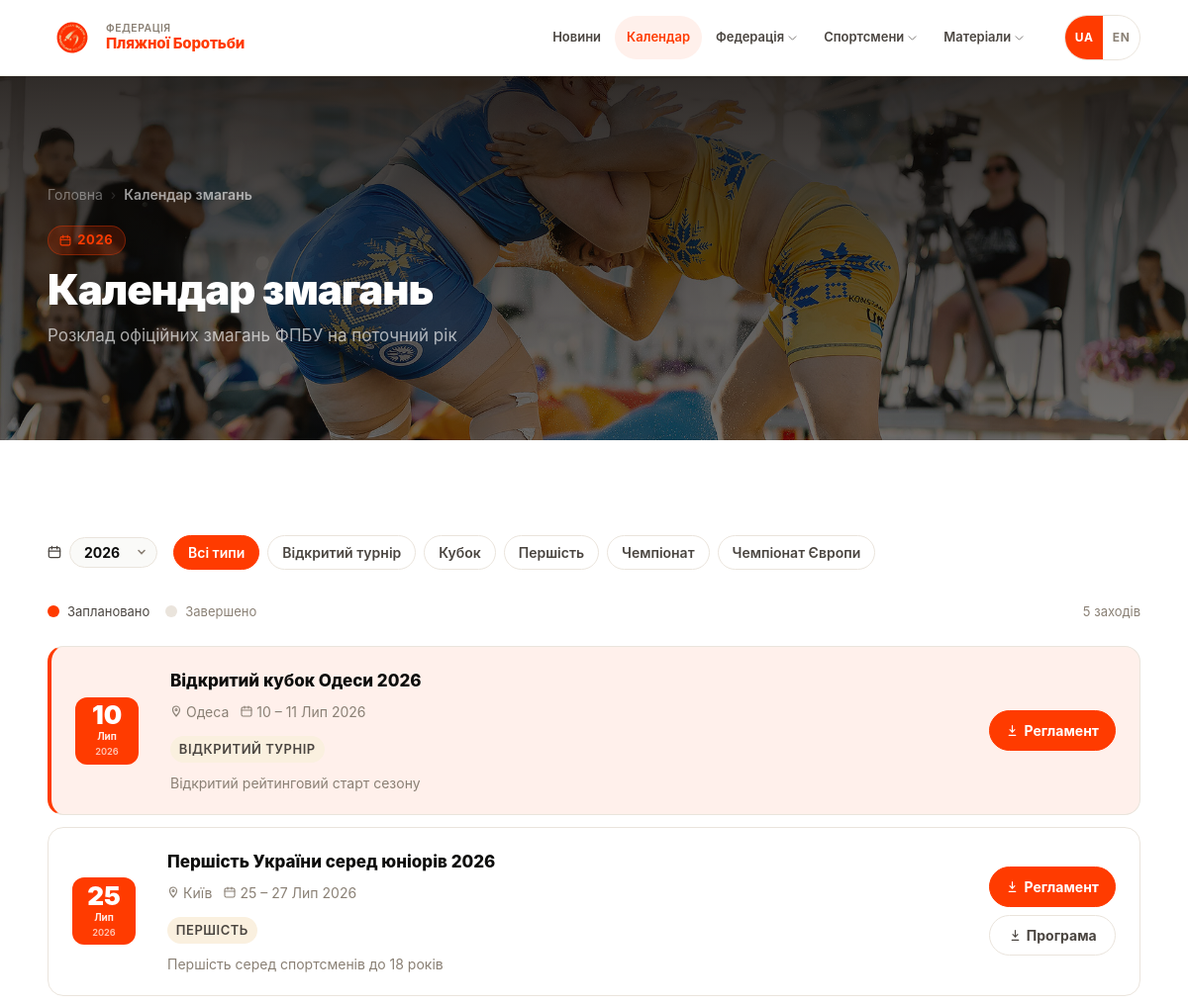
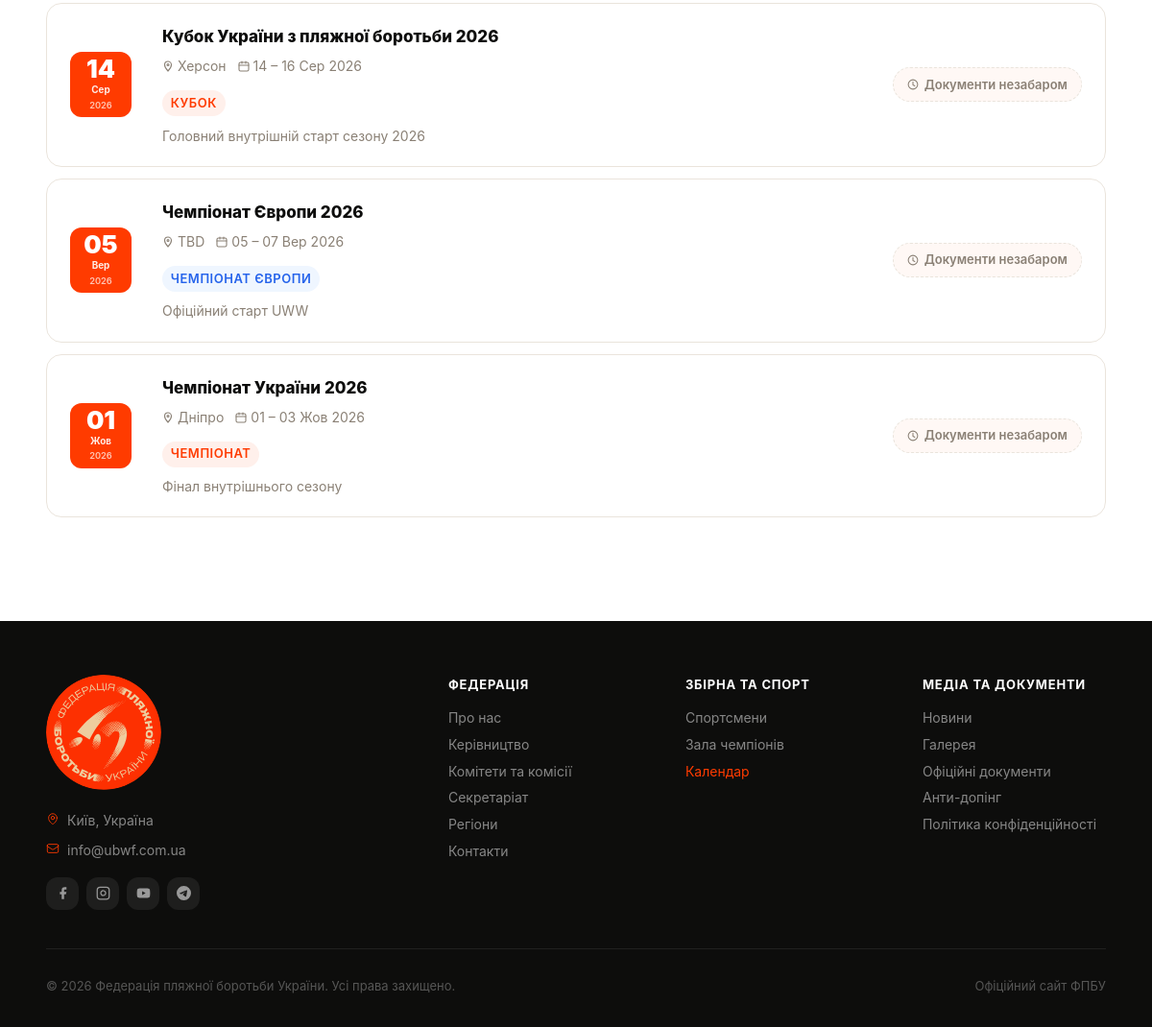
/calendar, run on the app's committed database (2 pictures, top to bottom).
### tables this page shows
CREATE TABLE events (
        id INTEGER PRIMARY KEY AUTOINCREMENT,
        title TEXT NOT NULL,
        location TEXT,
        start_date TEXT NOT NULL,
        end_date TEXT,
        category TEXT DEFAULT 'Змагання',
        status TEXT DEFAULT 'upcoming',
        description TEXT
    , title_en TEXT, description_en TEXT, year INTEGER, pdf_regulations TEXT, pdf_program TEXT, pdf_protocols TEXT, location_en TEXT, category_en TEXT);

### app.py (the view)
@pub.route('/calendar')
def calendar():
    years = db.get_calendar_years()
    if not years:
        years = list(range(datetime.today().year, 2016, -1))
    sel_year     = request.args.get('year', years[0] if years else datetime.today().year, type=int)
    sel_category = request.args.get('category', '')
    page         = request.args.get('page', 1, type=int)
    per_page     = 10
    all_events   = db.get_events_by_year(sel_year)
    categories   = sorted({ev['category'] for ev in all_events if ev['category']})
    categories_en = {}
    for ev in all_events:
        cat = ev['category']
        if cat and cat not in categories_en:
            en = (ev['category_en'] or '').strip()
            if not en or en == cat:
                en = CAT_EN.get(cat, cat)
            categories_en[cat] = en
    events, total = db.get_events_by_year_paginated(sel_year, page=page, per_page=per_page, category=sel_category or None)
    total_pages  = math.ceil(total / per_page) if total else 1
    extra_docs   = db.get_extra_docs_for_events([ev['id'] for ev in events])
    return render_template('calendar.html', events=events, years=years, selected_year=sel_year,
                           categories=categories, categories_en=categories_en,
                           sel_category=sel_category,
                           page=page, total_pages=total_pages, total=total,
                           extra_docs=extra_docs,
                           now_date=datetime.today().strftime('%Y-%m-%d'))

### app.py (called while the page is built)
@pub.url_value_preprocessor
def _pull_lang(endpoint, values):
    lang = values.pop('lang', 'uk')
    if lang not in SUPPORTED_LANGS:
        abort(404)
    g.lang = lang
    g.t    = make_t(lang)

@app.before_request
def set_language():
    if request.path == '/' and request.cookies.get('lang') == 'en':
        return redirect('/en/', 302)
    if not getattr(g, 'lang', None):
        lang = request.cookies.get('lang', 'uk')
        g.lang = lang if lang in SUPPORTED_LANGS else 'uk'
        g.t    = make_t(g.lang)

@app.template_filter('lf')
def lang_field(row, field):
    if g.lang == 'en':
        try:
            v = row[field + '_en']
            if v: return v
        except (KeyError, IndexError, TypeError):
            pass
    try:
        return row[field]
    except (KeyError, IndexError, TypeError):
        return ''

@app.template_filter('month_full')
def month_full(date_str):
    try:
        d = datetime.strptime(date_str[:10], '%Y-%m-%d')
        return MONTHS_EN_SHORT[d.month] if g.lang == 'en' else MONTHS_UK_SHORT[d.month]
    except Exception:
        return ''

@app.template_filter('tcat')
def translate_category(cat):
    if not cat:
        return cat
    if g.lang == 'en':
        return CAT_EN.get(cat, cat)
    return cat

@app.context_processor
def inject_globals():
    lang = getattr(g, 'lang', 'uk')
    path = request.path
    qs = ('?' + request.query_string.decode('utf-8', 'replace')) if request.query_string else ''
    suffix = path[3:] if path.startswith('/en') else path
    if not suffix:
        suffix = '/'
    lp = '/en' if lang == 'en' else ''
    return {
        'current_year': datetime.today().year,
        'lang': lang,
        't': getattr(g, 't', make_t('uk')),
        'icon': _icon,
        'lp': lp,
        'lp_uk': suffix + qs,
        'lp_en': '/en' + suffix + qs,
    }

def _fix_text_node(text):
    text = _PREP_RE.sub(lambda m: m.group(1) + ' ', text)
    text = _YEAR_RE.sub(r'\1 \2', text)
    return text

### db.py (called while the page is built)
def get_db():
    conn = sqlite3.connect(DB_PATH)
    conn.row_factory = sqlite3.Row
    conn.execute("PRAGMA journal_mode=WAL")
    return conn

def get_events_by_year(year):
    conn = get_db()
    rows = conn.execute("SELECT * FROM events WHERE year = ? OR strftime('%Y', start_date) = ? ORDER BY start_date", (year, str(year))).fetchall()
    conn.close()
    return rows

### translations.py (called while the page is built)
def make_t(lang):
    d = TRANSLATIONS.get(lang, UK)
    def t(key):
        return d.get(key, UK.get(key, key))
    return t

### templates/calendar.html (shortened to what this page needs)
{% extends "base.html" %}
{% block content %}
<div class="page-hero page-hero--dark page-hero--calendar">
    <div class="container">
        <nav class="breadcrumb"><a href="{{ lp }}/" class="nav-link">{{ t('nav.home') }}</a><span class="sep">›</span><span class="cur">{{ t('cal.title') }}</span></nav>
        <div class="page-hero-tag">
            <svg width="12" height="12" viewBox="0 0 16 16" fill="none" stroke="currentColor" stroke-width="1.4" stroke-linecap="round"><rect x="1.5" y="3" width="13" height="11.5" rx="2"/><path d="M5 1.5v3M11 1.5v3M1.5 7h13"/></svg>
            {{ selected_year }}
        </div>
        <h1 class="page-hero-title">{{ t('cal.title') }}</h1>
        <p class="page-hero-desc">{{ t('cal.desc') }}</p>
    </div>
</div>
<section class="section">
    <div class="container">
        <div style="display:flex;align-items:center;gap:1rem;flex-wrap:wrap;margin-bottom:2rem;">
            {% if years %}
            <div class="year-select-wrap">
                <svg width="14" height="14" viewBox="0 0 16 16" fill="none" stroke="currentColor" stroke-width="1.4" stroke-linecap="round" aria-hidden="true"><rect x="1.5" y="3" width="13" height="11.5" rx="2"/><path d="M5 1.5v3M11 1.5v3M1.5 7h13"/></svg>
                <select class="year-select"
                    onchange="location.href='/calendar?year='+this.value">
                    {% for y in years %}
                    <option value="{{ y }}" {% if selected_year == y %}selected{% endif %}>{{ y }}</option>
                    {% endfor %}
                </select>
            </div>
            {% endif %}
            {% if categories %}
            <div style="display:flex;align-items:center;gap:0.5rem;flex-wrap:wrap;">
                <a href="{{ lp }}/calendar?year={{ selected_year }}" class="cal-cat-pill {% if not sel_category %}active{% endif %} nav-link">
                    {{ 'All types' if lang == 'en' else 'Всі типи' }}
                </a>
                {% for cat in categories %}
                <a href="{{ lp }}/calendar?year={{ selected_year }}&category={{ cat | urlencode }}"
                   class="cal-cat-pill {% if sel_category == cat %}active{% endif %} nav-link">
                   {{ categories_en[cat] if lang == 'en' and categories_en is defined else cat }}
                </a>
                {% endfor %}
            </div>
            {% endif %}
        </div>
        <div style="display:flex;align-items:center;gap:1rem;margin-bottom:1.5rem;flex-wrap:wrap;">
            <div style="display:flex;align-items:center;gap:0.5rem;font-size:var(--fs-200);color:var(--text-sec);">
                <span style="display:inline-flex;width:12px;height:12px;background:var(--brand);border-radius:50%;"></span>
                {{ 'Upcoming' if lang == 'en' else 'Заплановано' }}
            </div>
            <div style="display:flex;align-items:center;gap:0.5rem;font-size:var(--fs-200);color:var(--muted);">
                <span style="display:inline-flex;width:12px;height:12px;background:var(--border);border-radius:50%;"></span>
                {{ 'Completed' if lang == 'en' else 'Завершено' }}
            </div>
            {% if total %}
            <span style="margin-left:auto;font-size:var(--fs-200);color:var(--muted);">{{ total }} {{ 'events' if lang == 'en' else 'заходів' }}</span>
            {% endif %}
        </div>
        {% if events %}
        {% set today_str = now_date %}
        {% for ev in events %}
        {% set ev_end = ev.end_date if ev.end_date else ev.start_date %}
        {% set is_past = ev_end < today_str %}
        {% set is_current = ev.start_date <= today_str and ev_end >= today_str %}
        <div class="cal-card {% if loop.first and not is_past %}is-featured{% endif %}">
            <div class="cal-date-pill {% if is_past %}past{% endif %}">
                <span class="dd">{{ ev.start_date[8:10] }}</span>
                <span class="mm">{{ ev.start_date | month_full }}</span>
                <span class="yy">{{ ev.start_date[0:4] }}</span>
            </div>
            <div class="cal-card-info">
                <div class="cal-card-title">{{ ev | lf('title') }}</div>
                <div class="cal-card-meta">
                    {% set ev_loc = ev | lf('location') %}
                    {% if ev_loc %}
                    <span>
                        <svg width="12" height="12" viewBox="0 0 12 12" fill="none"><path d="M6 1a3.5 3.5 0 0 0-3.5 3.5C2.5 7.5 6 11 6 11s3.5-3.5 3.5-6.5A3.5 3.5 0 0 0 6 1Zm0 4.5a1 1 0 1 1 0-2 1 1 0 0 1 0 2Z" stroke="currentColor" stroke-width="1.1"/></svg>
                        {{ ev_loc }}
                    </span>
                    {% endif %}
                    {% if ev.end_date and ev.end_date != ev.start_date %}
                    <span>
                        <svg width="12" height="12" viewBox="0 0 12 12" fill="none"><rect x="1" y="2" width="10" height="9" rx="1.5" stroke="currentColor" stroke-width="1.1"/><path d="M1 5h10M4 1v2M8 1v2" stroke="currentColor" stroke-width="1.1" stroke-linecap="round"/></svg>
                        {{ ev.start_date[8:10] }} – {{ ev.end_date[8:10] }} {{ ev.start_date | month_full }} {{ ev.start_date[0:4] }}
                    </span>
                    {% endif %}
                </div>
                <div class="cal-card-cat">
                    <span class="tag {% if 'Між' in ev.category or 'Євро' in ev.category or 'Inter' in ev.category or 'Euro' in ev.category %}tag-blue{% elif 'Чемп' in ev.category or 'Champ' in ev.category or 'Кубок' in ev.category %}tag-brand{% else %}tag-accent{% endif %}" style="font-size:var(--fs-200);">
                        {{ ev | lf('category') | tcat }}
                    </span>
                </div>
                {% set desc = ev | lf('description') %}{% if desc %}
                <div style="font-size:var(--fs-300);color:var(--muted);margin-top:3px;">{{ desc }}</div>
                {% endif %}
            </div>
            {% set ev_extra = extra_docs.get(ev.id, []) %}
            {% set has_any = ev.pdf_regulations or ev.pdf_program or ev.pdf_protocols or ev_extra %}
            <div class="cal-card-docs">
                {% if ev.pdf_regulations %}
                <a href="/documents/download/{{ ev.pdf_regulations }}" class="cal-dl-btn primary" target="_blank">
                    <svg width="13" height="13" viewBox="0 0 16 16" fill="none" stroke="currentColor" stroke-width="1.4" stroke-linecap="round"><path d="M4 14h8M8 2v8M5 7l3 3 3-3"/></svg>
                    {{ 'Rules' if lang == 'en' else 'Регламент' }}
                </a>
                {% endif %}
                {% if is_past and ev.pdf_protocols %}
                <a href="/documents/download/{{ ev.pdf_protocols }}" class="cal-dl-btn" target="_blank">
                    <svg width="13" height="13" viewBox="0 0 16 16" fill="none" stroke="currentColor" stroke-width="1.4" stroke-linecap="round"><path d="M4 14h8M8 2v8M5 7l3 3 3-3"/></svg>
                    {{ 'Results' if lang == 'en' else 'Результати' }}
                </a>
                {% elif not is_past and ev.pdf_program %}
                <a href="/documents/download/{{ ev.pdf_program }}" class="cal-dl-btn" target="_blank">
                    <svg width="13" height="13" viewBox="0 0 16 16" fill="none" stroke="currentColor" stroke-width="1.4" stroke-linecap="round"><path d="M4 14h8M8 2v8M5 7l3 3 3-3"/></svg>
                    {{ 'Program' if lang == 'en' else 'Програма' }}
                </a>
                {% endif %}
                {% if not has_any %}
                <div class="cal-docs-soon">
                    <svg width="12" height="12" viewBox="0 0 16 16" fill="none" stroke="currentColor" stroke-width="1.4" stroke-linecap="round"><circle cx="8" cy="8" r="6.5"/><path d="M8 4.5v4l2.5 1.5"/></svg>
                    {{ 'Docs coming soon' if lang == 'en' else 'Документи незабаром' }}
                </div>
                {% endif %}
            </div>
        </div>
        {% endfor %}
        {% endif %}
    </div>
</section>
{% endblock %}

### data on the page
events: category "Відкритий турнір", start_date "10", start_date|month_full "Лип", start_date "2026", title "Відкритий кубок Одеси 2026", location "Одеса", end_date "11", category "ВІДКРИТИЙ ТУРНІР", description "Відкритий рейтинговий старт сезону", value "Регламент"
events: category "Кубок", start_date "14", start_date|month_full "Сер", start_date "2026", title "Кубок України з пляжної боротьби 2026", location "Херсон", end_date "16", category "КУБОК", description "Головний внутрішній старт сезону 2026", value "Документи незабаром"
events: category "Першість", start_date "25", start_date|month_full "Лип", start_date "2026", title "Першість України серед юніорів 2026", location "Київ", end_date "27", category "ПЕРШІСТЬ", description "Першість серед спортсменів до 18 років", value "Регламент", value "Програма"
events: category "Чемпіонат", start_date "01", start_date|month_full "Жов", start_date "2026", title "Чемпіонат України 2026", location "Дніпро", end_date "03", category "ЧЕМПІОНАТ", description "Фінал внутрішнього сезону", value "Документи незабаром"
events: category "Чемпіонат Європи", start_date "05", start_date|month_full "Вер", start_date "2026", title "Чемпіонат Європи 2026", location "TBD", end_date "07", category "ЧЕМПІОНАТ ЄВРОПИ", description "Офіційний старт UWW", value "Документи незабаром"

### other printed values
{{ 'Federation' if lang == 'en' else 'Федерація' }} "ФЕДЕРАЦІЯ"
{{ 'Beach Wrestling' if lang == 'en' else 'Пляжної Боротьби' }} "Пляжної Боротьби"
{{ t('nav.news') }} "Новини"
{{ t('nav.calendar') }} "Календар"
{{ t('nav.federation') }} "Федерація"
{{ t('nav.athletes') }} "Спортсмени"
{{ 'Materials' if lang == 'en' else 'Матеріали' }} "Матеріали"
{{ t('nav.home') }} "Головна"
{{ t('cal.title') }} "Календар змагань"
{{ selected_year }} "2026"
{{ t('cal.desc') }} "Розклад офіційних змагань ФПБУ на поточний рік"
{{ 'All types' if lang == 'en' else 'Всі типи' }} "Всі типи"
{{ 'Upcoming' if lang == 'en' else 'Заплановано' }} "Заплановано"
{{ 'Completed' if lang == 'en' else 'Завершено' }} "Завершено"
{{ total }} "5"
